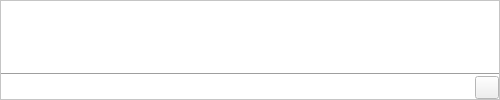
<?xml version="1.0" encoding="UTF-8"?>
<ui version="4.0">
 <class>EcmaScriptShell</class>
 <widget class="QWidget" name="EcmaScriptShell">
  <property name="geometry">
   <rect>
    <x>0</x>
    <y>0</y>
    <width>500</width>
    <height>100</height>
   </rect>
  </property>
  <property name="windowTitle">
   <string>Script Shell</string>
  </property>
  <layout class="QVBoxLayout" name="verticalLayout_2">
   <property name="spacing">
    <number>0</number>
   </property>
   <property name="margin">
    <number>0</number>
   </property>
   <item>
    <widget class="QFrame" name="frame">
     <property name="palette">
      <palette>
       <active>
        <colorrole role="Base">
         <brush brushstyle="SolidPattern">
          <color alpha="255">
           <red>255</red>
           <green>255</green>
           <blue>255</blue>
          </color>
         </brush>
        </colorrole>
        <colorrole role="Window">
         <brush brushstyle="SolidPattern">
          <color alpha="255">
           <red>255</red>
           <green>255</green>
           <blue>255</blue>
          </color>
         </brush>
        </colorrole>
       </active>
       <inactive>
        <colorrole role="Base">
         <brush brushstyle="SolidPattern">
          <color alpha="255">
           <red>255</red>
           <green>255</green>
           <blue>255</blue>
          </color>
         </brush>
        </colorrole>
        <colorrole role="Window">
         <brush brushstyle="SolidPattern">
          <color alpha="255">
           <red>255</red>
           <green>255</green>
           <blue>255</blue>
          </color>
         </brush>
        </colorrole>
       </inactive>
       <disabled>
        <colorrole role="Base">
         <brush brushstyle="SolidPattern">
          <color alpha="255">
           <red>255</red>
           <green>255</green>
           <blue>255</blue>
          </color>
         </brush>
        </colorrole>
        <colorrole role="Window">
         <brush brushstyle="SolidPattern">
          <color alpha="255">
           <red>255</red>
           <green>255</green>
           <blue>255</blue>
          </color>
         </brush>
        </colorrole>
       </disabled>
      </palette>
     </property>
     <property name="autoFillBackground">
      <bool>true</bool>
     </property>
     <property name="frameShape">
      <enum>QFrame::StyledPanel</enum>
     </property>
     <property name="frameShadow">
      <enum>QFrame::Sunken</enum>
     </property>
     <layout class="QVBoxLayout" name="verticalLayout">
      <property name="spacing">
       <number>0</number>
      </property>
      <property name="margin">
       <number>0</number>
      </property>
      <item>
       <widget class="RTextEdit" name="History">
        <property name="minimumSize">
         <size>
          <width>0</width>
          <height>16</height>
         </size>
        </property>
        <property name="frameShape">
         <enum>QFrame::NoFrame</enum>
        </property>
        <property name="undoRedoEnabled">
         <bool>false</bool>
        </property>
        <property name="readOnly">
         <bool>true</bool>
        </property>
        <property name="textInteractionFlags">
         <set>Qt::LinksAccessibleByMouse|Qt::TextSelectableByMouse</set>
        </property>
        <property name="openExternalLinks">
         <bool>true</bool>
        </property>
       </widget>
      </item>
      <item>
       <widget class="Line" name="line">
        <property name="orientation">
         <enum>Qt::Horizontal</enum>
        </property>
       </widget>
      </item>
      <item>
       <layout class="QHBoxLayout" name="horizontalLayout">
        <property name="spacing">
         <number>0</number>
        </property>
        <item>
         <widget class="QLabel" name="CommandLabel">
          <property name="text">
           <string notr="true"/>
          </property>
         </widget>
        </item>
        <item>
         <widget class="RCommandLine" name="CommandEdit">
          <property name="frame">
           <bool>false</bool>
          </property>
         </widget>
        </item>
        <item>
         <widget class="QToolButton" name="ToggleTitleBar">
          <property name="icon">
           <iconset>
            <normaloff>ToggleTitleBar.svg</normaloff>ToggleTitleBar.svg</iconset>
          </property>
          <property name="checkable">
           <bool>true</bool>
          </property>
         </widget>
        </item>
       </layout>
      </item>
     </layout>
    </widget>
   </item>
  </layout>
 </widget>
 <customwidgets>
  <customwidget>
   <class>RCommandLine</class>
   <extends>QLineEdit</extends>
   <header>RCommandLine.h</header>
  </customwidget>
  <customwidget>
   <class>RTextEdit</class>
   <extends>QTextBrowser</extends>
   <header>RTextEdit.h</header>
  </customwidget>
 </customwidgets>
 <resources/>
 <connections/>
</ui>
